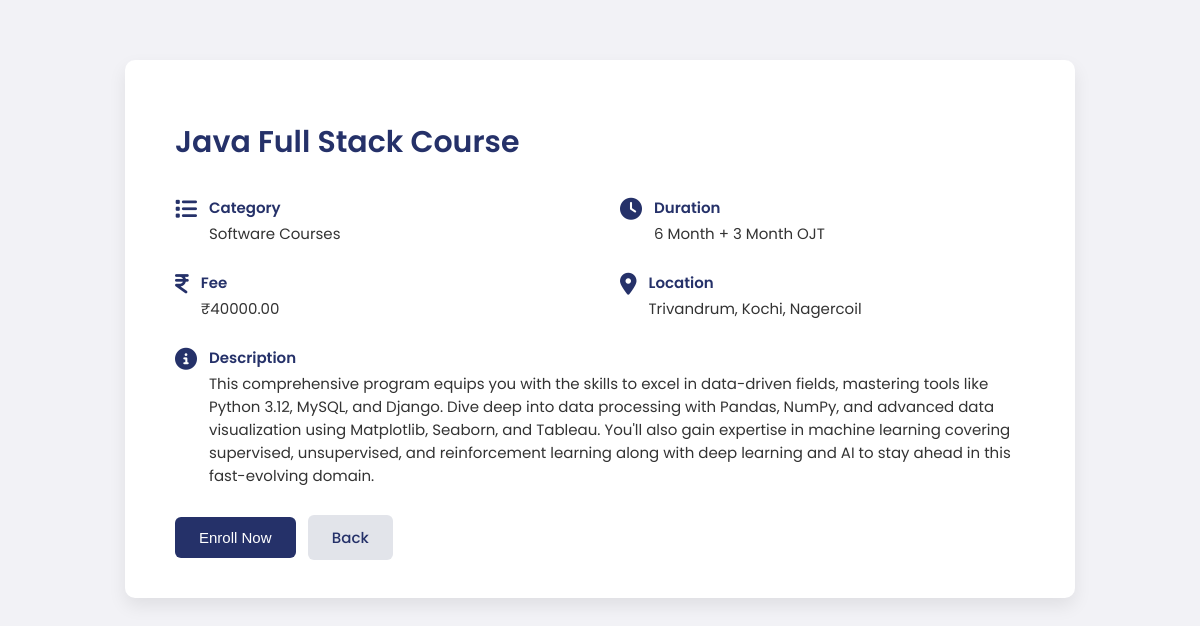
Page /course/4/ on the committed database.
### scope/models.py (models this page shows, shortened)
class Courses(models.Model):
    sub_courses = models.CharField(max_length=200)
    course_name= models.ForeignKey(Category, on_delete=models.CASCADE)
    description = models.TextField(blank=True, null=True, default="No description available")
    duration = models.CharField(max_length=100, blank=True, null=True, default="6 Month + 3 Month OJT")
    fee = models.DecimalField(max_digits=10, decimal_places=2, blank=True, null=True, default=40000)
    location = models.TextField(blank=True, null=True, default="Kochi,Trivandum,Nagercoil")
    class Meta:
        verbose_name_plural = "Courses"

class Category(models.Model):
    course_name = models.CharField(max_length=200, primary_key=True)
    def __str__(self):
        return self.course_name
    class Meta:
        verbose_name_plural = "Category"

### scope/views.py (the view)
# urls.py: path('course/<int:course_id>/', views.course_detail, name='course_detail'),
def course_detail(request, course_id):
    course = get_object_or_404(Courses, id=course_id)
    data = request.session.get('session_mail')
    enrolled_courses = []
    if data:
        reg = Registration.objects.get(email=data)
        enrolled_courses = reg.course.split(',') if reg.course and reg.course != 'Na' else []
    already_enrolled = course.sub_courses in enrolled_courses
    return render(request, "courseid.html", {
        "course": course,
        "already_enrolled": already_enrolled
    })

### scope/templates/courseid.html (shortened to what this page needs)
<!DOCTYPE html>
<html lang="en">
<head>
    <link rel="stylesheet" href="https://cdnjs.cloudflare.com/ajax/libs/font-awesome/6.5.0/css/all.min.css">
</head>
<body>
    <div class="container">
        <h1 class="title">{{ course.sub_courses }}</h1>
        <div class="two-col">
            <div class="item">
                <i class="fa-solid fa-list icon"></i>
                <div>
                    <span class="label">Category</span>
                    <span class="value">{{ course.course_name }}</span>
                </div>
            </div>
            <div class="item">
                <i class="fa-solid fa-clock icon"></i>
                <div>
                    <span class="label">Duration</span>
                    <span class="value">{{ course.duration }}</span>
                </div>
            </div>
            <div class="item">
                <i class="fa-solid fa-indian-rupee-sign icon"></i>
                <div>
                    <span class="label">Fee</span>
                    <span class="value">₹{{ course.fee }}</span>
                </div>
            </div>
            <div class="item">
                <i class="fa-solid fa-location-dot icon"></i>
                <div>
                    <span class="label">Location</span>
                    <span class="value">{{ course.location }}</span>
                </div>
            </div>
            <div class="item" style="grid-column: span 2;">
                <i class="fa-solid fa-info-circle icon"></i>
                <div>
                    <span class="label">Description</span>
                    <span class="value">{{ course.description }}</span>
                </div>
            </div>
        </div>
        <div class="actions">
            {% if not already_enrolled %}
            <form action="{% url 'enroll' %}" method="POST" style="display:inline;">
                <button type="submit" class="enroll-btn">Enroll Now</button>
            </form>
            {% endif %}
            <a href="{% url 'coursedetails' %}" class="back-btn">Back</a>
        </div>
    </div>
</body>
</html>

### scope/templates/courseid.html (style rules this page uses)
body { margin: 0; padding: 0; font-family: "Poppins", sans-serif; background: #f2f2f6 url("https://www.transparenttextures.com/patterns/cubes.png"); }
.container { max-width: 850px; margin: 60px auto; background: #ffffff; padding: 40px 50px; border-radius: 10px; box-shadow: 0 8px 18px rgba(0,0,0,0.08); animation: slideUp 0.6s ease-out; }
.title { font-size: 30px; font-weight: 600; color: #253169; margin-bottom: 30px; }
.two-col { display: grid; grid-template-columns: 1fr 1fr; gap: 25px 40px; margin-bottom: 30px; }
.item { display: flex; align-items: flex-start; gap: 12px; transition: transform 0.2s ease; }
.icon { font-size: 22px; color: #253169; margin-top: 3px; }
.label { font-weight: 600; color: #253169; font-size: 15px; }
.value { display: block; font-size: 15px; color: #333; margin-top: 2px; }
.actions { margin-top: 25px; }
button, a { padding: 12px 24px; font-size: 15px; border-radius: 6px; cursor: pointer; text-decoration: none; font-weight: 500; border: none; transition: 0.25s ease-in-out; }
.enroll-btn { background: #253169; color: white; }
.back-btn { background: #e2e4ea; color: #253169; margin-left: 8px; }

### rows in the picture
Courses: sub_courses "Java Full Stack Course", course_name "Software Courses", duration "6 Month + 3 Month OJT", fee "40000.00", location "Trivandrum, Kochi, Nagercoil", description "This comprehensive program equips you with the skills to excel in data-driven fields, mastering tools like Python 3.12, MySQL, and Django. Dive deep into data processing with Pandas, NumPy, and advanced data visualization using Matplotlib, Seaborn, and Tableau. You'll also gain expertise in machine learning covering supervised, unsupervised, and reinforcement learning along with deep learning and AI to stay ahead in this fast-evolving domain."
